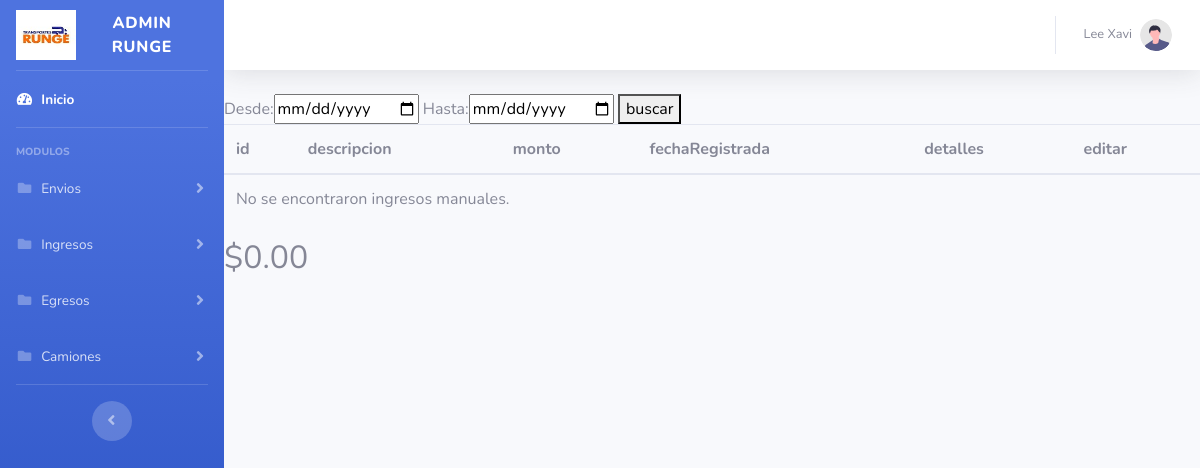
Before: /php/viewListadoEgresoCamion.php (signed in) with the older database file.
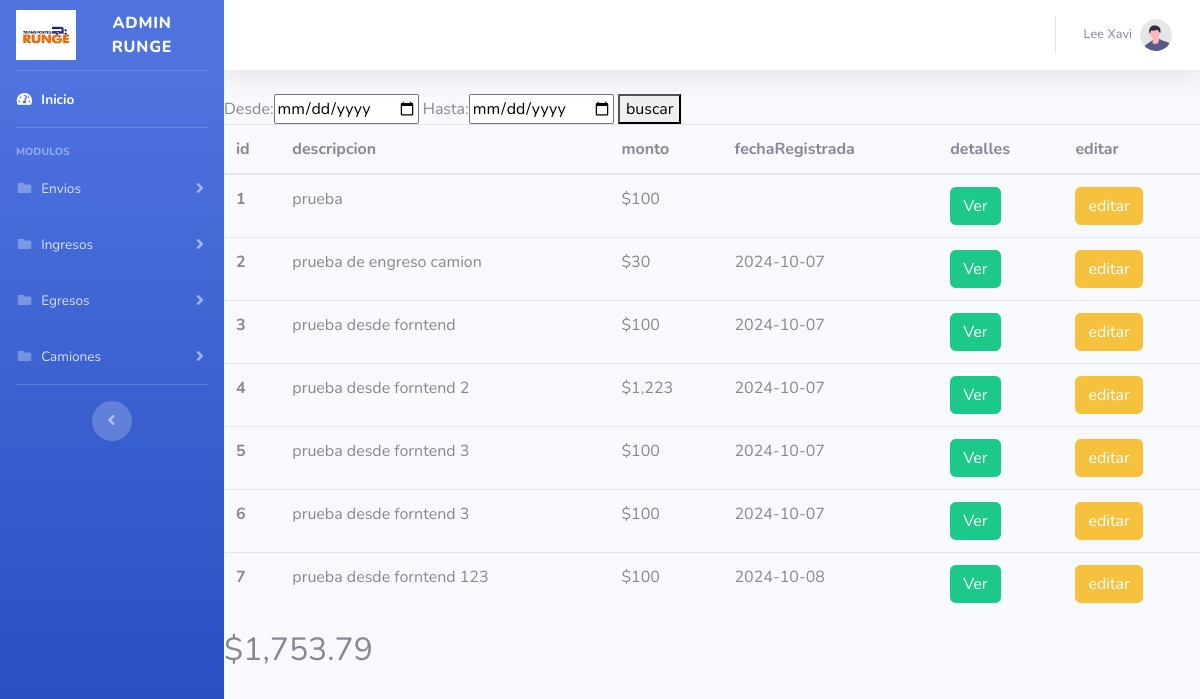
After: the same page with the newer database file.
### tables this page shows
CREATE TABLE `egresoscamiondata` (
  `idEgresoCamionData` int(11) NOT NULL,
  `detalle` varchar(250) DEFAULT NULL,
  `montoEgresoCamion` double NOT NULL,
  `linkEgresoCamionImagen` varchar(550) DEFAULT NULL,
  `FKtipoDeIngresoCamion` int(11) DEFAULT NULL,
  `FKcamion` int(11) DEFAULT NULL,
  `fechaEgresoCamion` date DEFAULT NULL
);

### php/egresosCamiones.php (called while the page is built, shortened)
<?php
function listarEgresosCamiones($con){
    $mensaje = "no hay Egresos  registrados";
    $usuarios = [];
    $sqlUsarios = "SELECT* from egresoscamiondata;";
    $resultUsuarios = $con->query($sqlUsarios);
    if ($resultUsuarios->num_rows > 0) {
        while ($rowUsuarios = $resultUsuarios->fetch_assoc()) {
            $usuarios[] = $rowUsuarios;
        }
    } else {
        return $mensaje;
    }
    return $usuarios;
}
function sumatoriaEgresosCamiones($listarEgresoscamiones)
{
    $total = 0;
    $resultados = $listarEgresoscamiones;
    $tipoderepuesta = gettype($resultados);
    if ($tipoderepuesta == "array") {
        $total = 0;
        foreach ($resultados as $egreso) {
            $total += $egreso['montoEgresoCamion'];
        }
    } else if ($tipoderepuesta == "string") {
        $total = 0;
    }
    return $total;
}
?>

### php/viewListadoEgresoCamion.php (the view, shortened to what this page needs)
<?php
include_once('egresosCamiones.php');
$egresos = listarEgresosCamiones($conexion);
$total = sumatoriaEgresosCamiones($egresos);
?>
<!DOCTYPE html>
<html lang="en">
<head>
    <link href="../vendor/fontawesome-free/css/all.min.css" rel="stylesheet" type="text/css">
    <link href="../css/sb-admin-2.min.css" rel="stylesheet">
</head>
<body id="page-top">
    <div id="wrapper">
        <?php
            include_once('menucomponent.php');
            ?>
        <div id="content-wrapper" class="d-flex flex-column">
            <div id="content">
                <nav class="navbar navbar-expand navbar-light bg-white topbar mb-4 static-top shadow">
                    <ul class="navbar-nav ml-auto">
                        <li class="nav-item dropdown no-arrow">
                            <a class="nav-link dropdown-toggle" href="#" id="userDropdown" role="button" data-toggle="dropdown" aria-haspopup="true" aria-expanded="false">
                                <span class="mr-2 d-none d-lg-inline text-gray-600 small">Lee Xavi</span>
                                <img class="img-profile rounded-circle" src="../img/undraw_profile.svg">
                            </a>
                        </li>
                    </ul>
                </nav>
                <div class="table-responsive">
                    <form action="egresosfiltrados.php" method="POST">
                        Desde:<input type="date" name="desde" id="">
                        Hasta:<input type="date" name="hasta" id="">
                        <button type="submit">buscar</button>
                    </form>
                    <table class="table" id="myTable">
                        <thead>
                            <tr>
                                <th scope="col">id</th>
                                <th scope="col">descripcion</th>
                                <th scope="col">monto</th>
                                <th scope="col">fechaRegistrada</th>
                                <th scope="col">detalles</th>
                                <th scope="col">editar</th>
                            </tr>
                        </thead>
                        <tbody>
                            <?php
                            $tipodeRespuesta = gettype($egresos);
                            if ($tipodeRespuesta == 'array') {
                                foreach ($egresos as $egreso) {
                                    echo '
                                <tr>
                                <th scope="row">' . $egreso['idEgresoCamionData'] . '</th>
                                <td>' . $egreso['detalle'] . '</td>
                                <td>$' . number_format($egreso['montoEgresoCamion']) . '</td>
                                 <td>' . $egreso['fechaEgresoCamion'] . '</td>
                                <td>
                                <form action="detalleEnvio.php" method="POST">
                                <input type="hidden" id="linkFoto" name="idEnvio" value="' . $egreso['idEgresoCamionData'] . '" />
                                <button type="submit" class="btn btn-success">Ver</button>
                                </form>
                                </td>
                                 <td>
                                <form action="editarEnvioView.php" method="POST">
                                <input type="hidden" id="linkFoto" name="idEnvio" value="' . $egreso['idEgresoCamionData'] . '" />
                                <button type="submit" class="btn btn-warning">editar</button>
                                </form>
                                </td>
                                 </tr>
                                ';
                                }
                            } else if ($tipodeRespuesta == 'string') {
                                echo '<tr><td colspan="5">No se encontraron ingresos manuales.</td></tr>';
                            }
                            ?>
                        </tbody>
                    </table>
                    <h2><?php echo '$' . number_format($total, 2, '.', ',') ?></h2>
                </div>
            </div>
        </div>
</body>
</html>

Changed rows visible on the page:
added egresoscamiondata: idEgresoCamionData "1", detalle "prueba", montoEgresoCamion "100"
added egresoscamiondata: idEgresoCamionData "2", detalle "prueba de engreso camion", montoEgresoCamion "30", fechaEgresoCamion "2024-10-07"
added egresoscamiondata: idEgresoCamionData "3", detalle "prueba desde forntend", montoEgresoCamion "100", fechaEgresoCamion "2024-10-07"
added egresoscamiondata: idEgresoCamionData "4", detalle "prueba desde forntend 2", montoEgresoCamion "1,223", fechaEgresoCamion "2024-10-07"
added egresoscamiondata: idEgresoCamionData "5", detalle "prueba desde forntend 3", montoEgresoCamion "100", fechaEgresoCamion "2024-10-07"
added egresoscamiondata: idEgresoCamionData "6", detalle "prueba desde forntend 3", montoEgresoCamion "100", fechaEgresoCamion "2024-10-07"
added egresoscamiondata: idEgresoCamionData "7", detalle "prueba desde forntend 123", montoEgresoCamion "100", fechaEgresoCamion "2024-10-08"
Other visible differences:
$total: "0.00" → "1,753.79"
text no longer shown: "No se encontraron ingresos manuales."
